Frame 1 (no input): blank canvas, image omitted
Frame 60 (the mouse pressed at the canvas centre just before this capture): blank canvas, image omitted
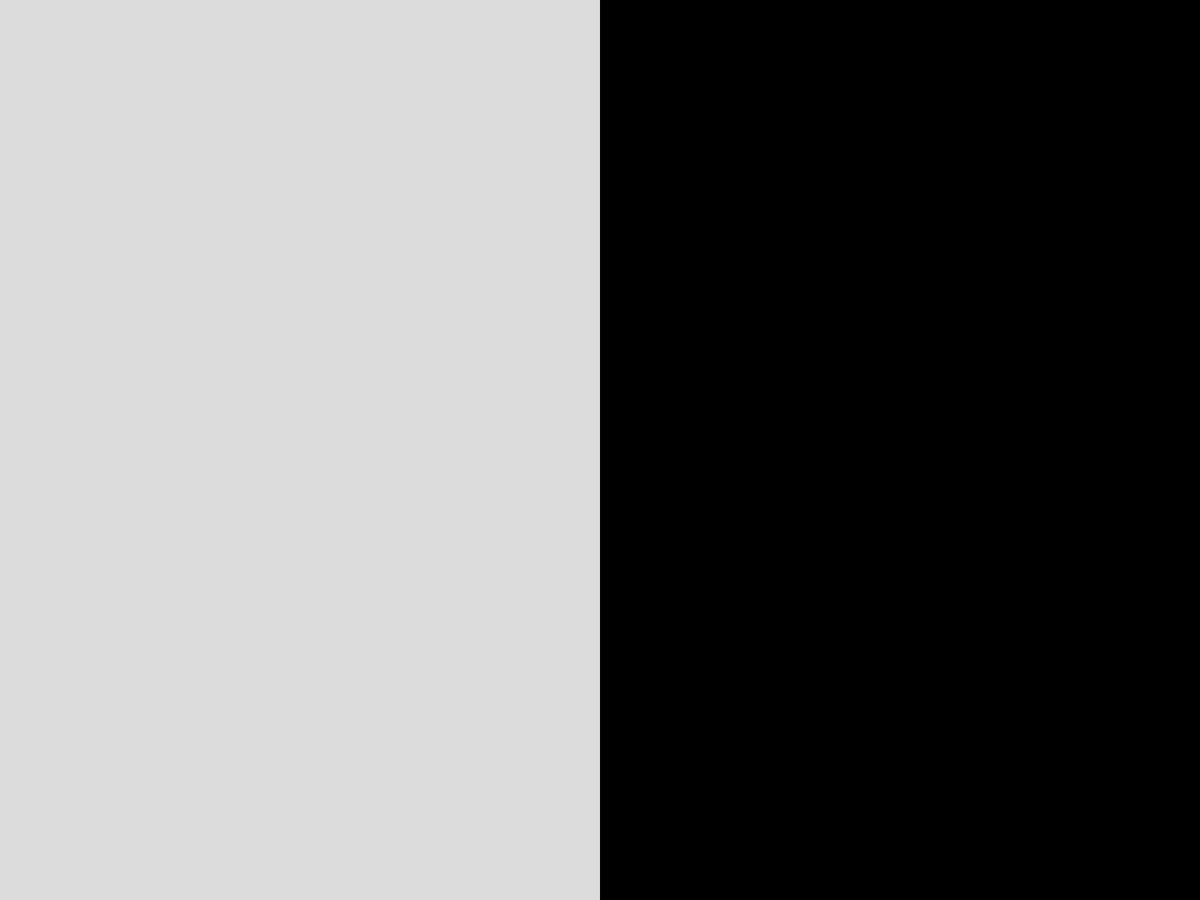
Frame 120 (the mouse held since frame 60 and released just before this capture)

The Processing sketch whose frames 1 and 60 were blank and that drew this single picture after the mouse press (run headless with seeded random() and noise(); from frame 60 on, the mouse is pressed at the canvas centre):

// Processing sketch: touch
// ── touch.pde
void setup() {
  fullScreen();
  //orientation(LANDSCAPE);  // change the orientation
  noStroke();
  fill(0);
}

void draw() {
  background(220);
  if (mousePressed) {
    if (mouseX < width/2) {
      rect(0, 0, width/2, height); // Left
    } else {
      rect(width/2, 0, width/2, height); // Right
    }
  }
}
